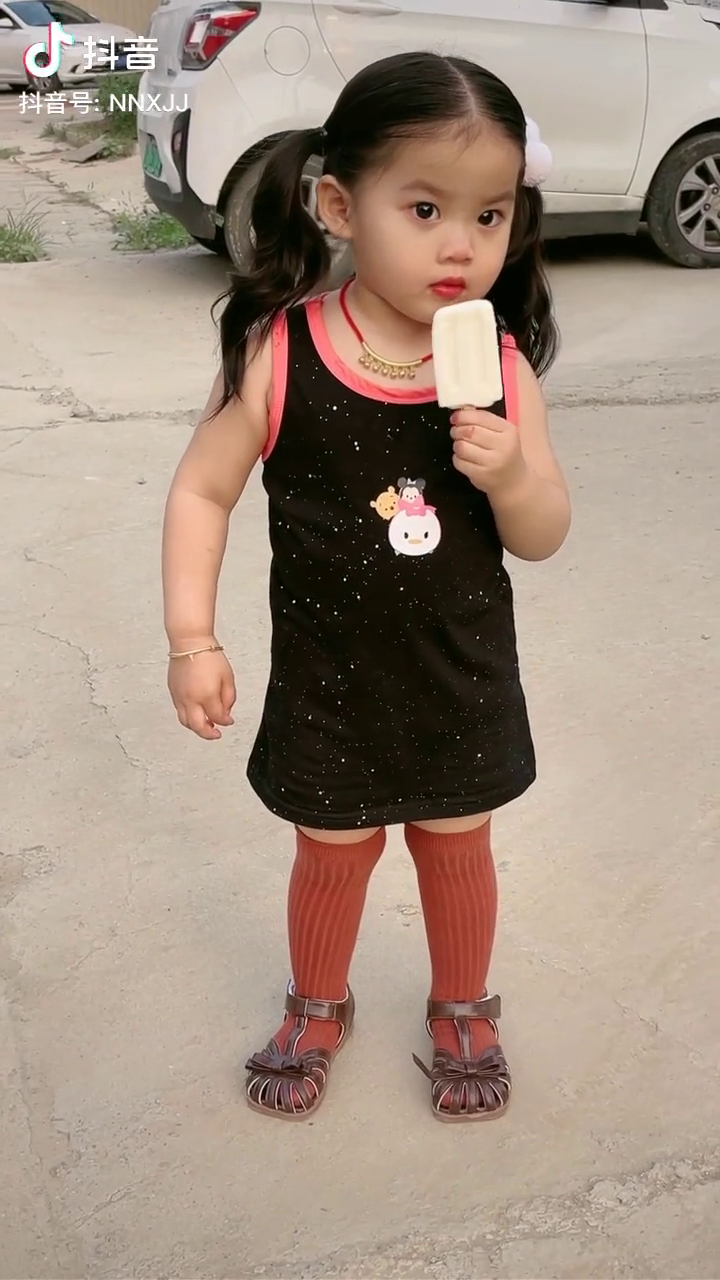
//> input picture frame 52 of Demo/D-ChangeContrast/video/test.mp4, 720 x 1280 px
$ ./changeContrast   (built with g++ and OpenCV 4)
//> lines starting //> are read from the running program, lines starting //| are printed output that depends on the picture
#include <opencv2/opencv.hpp>
#include <iostream>

using namespace cv;
using namespace std;

int main(int argc, char** argv) {
    VideoCapture cap("test.mp4");

    if (cap.isOpened() == false) {
        cout << "Cannot open the video file" << endl;
        cin.get(); //wait for any key press
        return -1;
    }

    String windowNameOriginalImage = "Original Image";
    String windowNameContrastHigh2 = "Contrast Increased by 2";
    String windowNameContrastHigh4 = "Contrast Increased by 4";
    String windowNameContrastLow0_5 = "Contrast Decreased by 0.5";
    String windowNameContrastLow0_25 = "Contrast Decreased by 0.25";

    namedWindow(windowNameOriginalImage, WINDOW_NORMAL);
    namedWindow(windowNameContrastHigh2, WINDOW_NORMAL);
    namedWindow(windowNameContrastHigh4, WINDOW_NORMAL);
    namedWindow(windowNameContrastLow0_5, WINDOW_NORMAL);
    namedWindow(windowNameContrastLow0_25, WINDOW_NORMAL);

    while (true) {
        Mat frame;
        bool bSuccess = cap.read(frame); // read a new frame from video
//> frame is the input picture: 1280 rows x 720 cols, CV_8UC3; mean B, G, R 128.9, 143.3, 162

         //Breaking the while loop at the end of the video
        if (bSuccess == false)
        {
            cout << "Found the end of the video" << endl;
            break;
        }

        Mat frameContrastHigh2;
        frame.convertTo(frameContrastHigh2, -1, 2, 0); //increase the contrast by 2
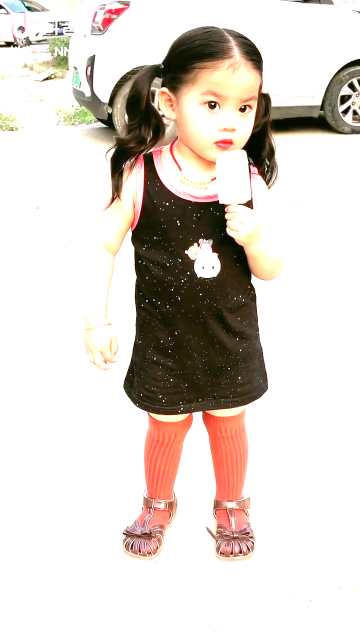
//> frameContrastHigh2: 1280 rows x 720 cols, CV_8UC3 (shown at 1/2 size); mean B, G, R 204.6, 211.6, 219.8

        Mat frameContrastHigh4;
        frame.convertTo(frameContrastHigh4, -1, 4, 0); //increase the contrast by 4
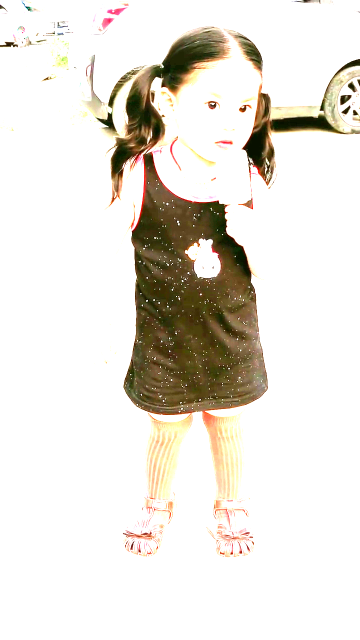
//> frameContrastHigh4: 1280 rows x 720 cols, CV_8UC3 (shown at 1/2 size); mean B, G, R 218.9, 226.7, 231

        Mat frameContrastLow0_5;
        frame.convertTo(frameContrastLow0_5, -1, 0.5, 0); //decrease the contrast by 0.5
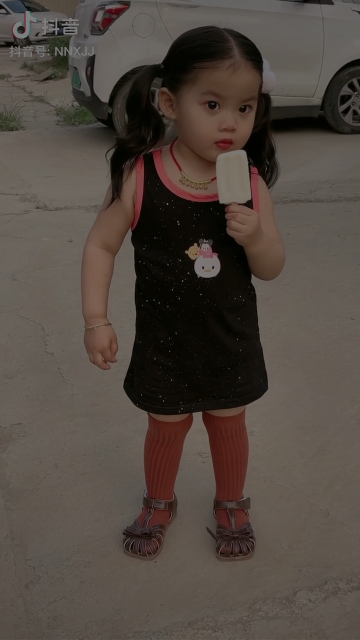
//> frameContrastLow0_5: 1280 rows x 720 cols, CV_8UC3 (shown at 1/2 size); mean B, G, R 64.5, 71.6, 81

        Mat frameContrastLow0_25;
        frame.convertTo(frameContrastLow0_25, -1, 0.25, 0); //decrease the contrast by 0.25
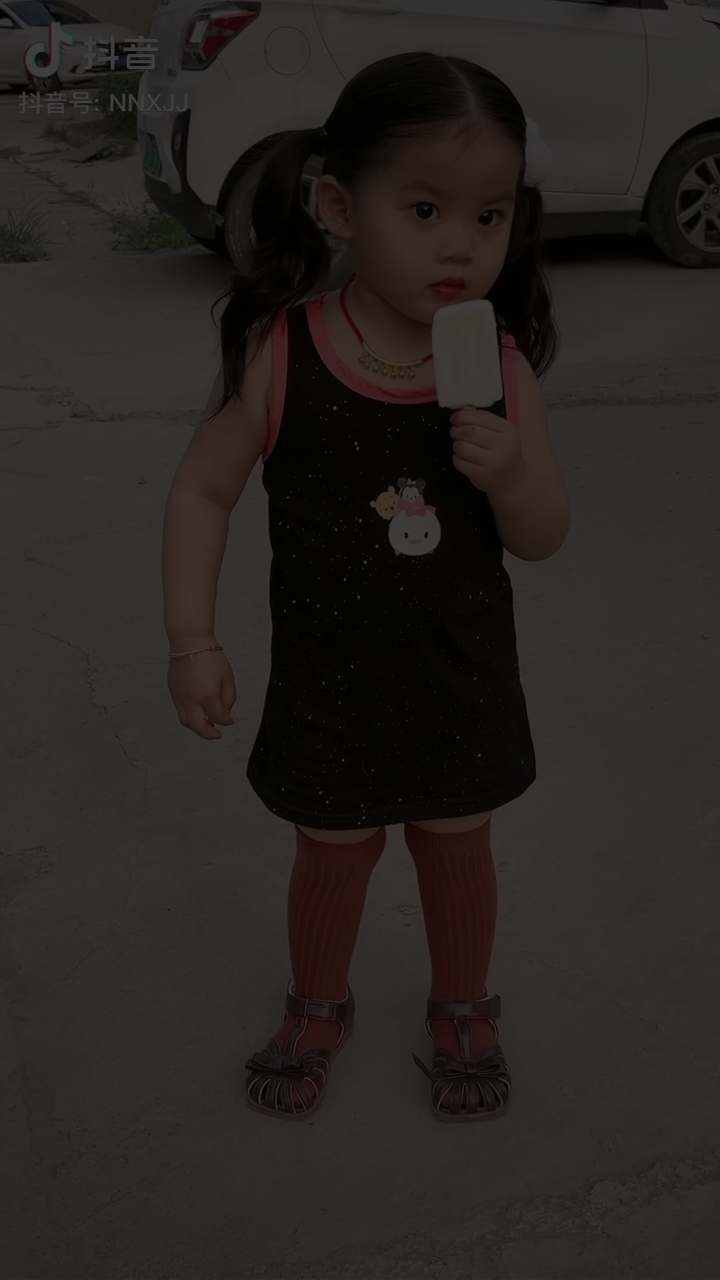
//> frameContrastLow0_25: 1280 rows x 720 cols, CV_8UC3; mean B, G, R 32.2, 35.8, 40.5

        imshow(windowNameOriginalImage, frame);
        imshow(windowNameContrastHigh2, frameContrastHigh2);
        imshow(windowNameContrastHigh4, frameContrastHigh4);
        imshow(windowNameContrastLow0_5, frameContrastLow0_5);
        imshow(windowNameContrastLow0_25, frameContrastLow0_25);

        if (waitKey(10) == 27)
//> the Esc key is pressed
        {
            cout << "Esc key is pressed by user. Stoppig the video" << endl;
            break;
        }
    }

    return 0;
}

$ run again, starting later in the video
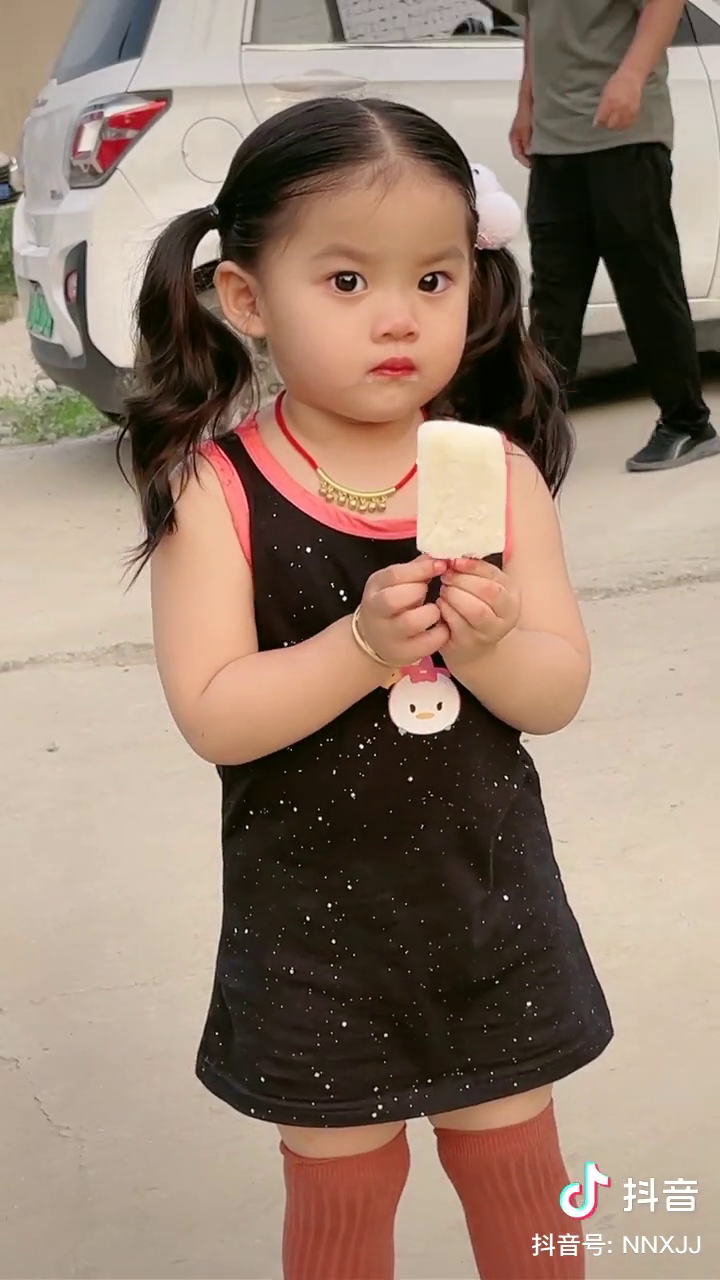
//> input picture frame 235 of Demo/D-ChangeContrast/video/test.mp4, 720 x 1280 px
//> frame is the input picture: 1280 rows x 720 cols, CV_8UC3; mean B, G, R 112.5, 127.8, 149.6
//> `frame.convertTo(frameContrastLow0_5, -1, 0.5, 0);`:
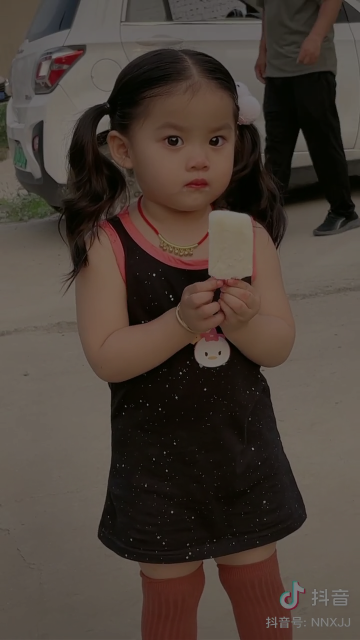
//> frameContrastLow0_5: 1280 rows x 720 cols, CV_8UC3 (shown at 1/2 size); mean B, G, R 56.2, 63.9, 74.8
//> `frame.convertTo(frameContrastLow0_25, -1, 0.25, 0);`:
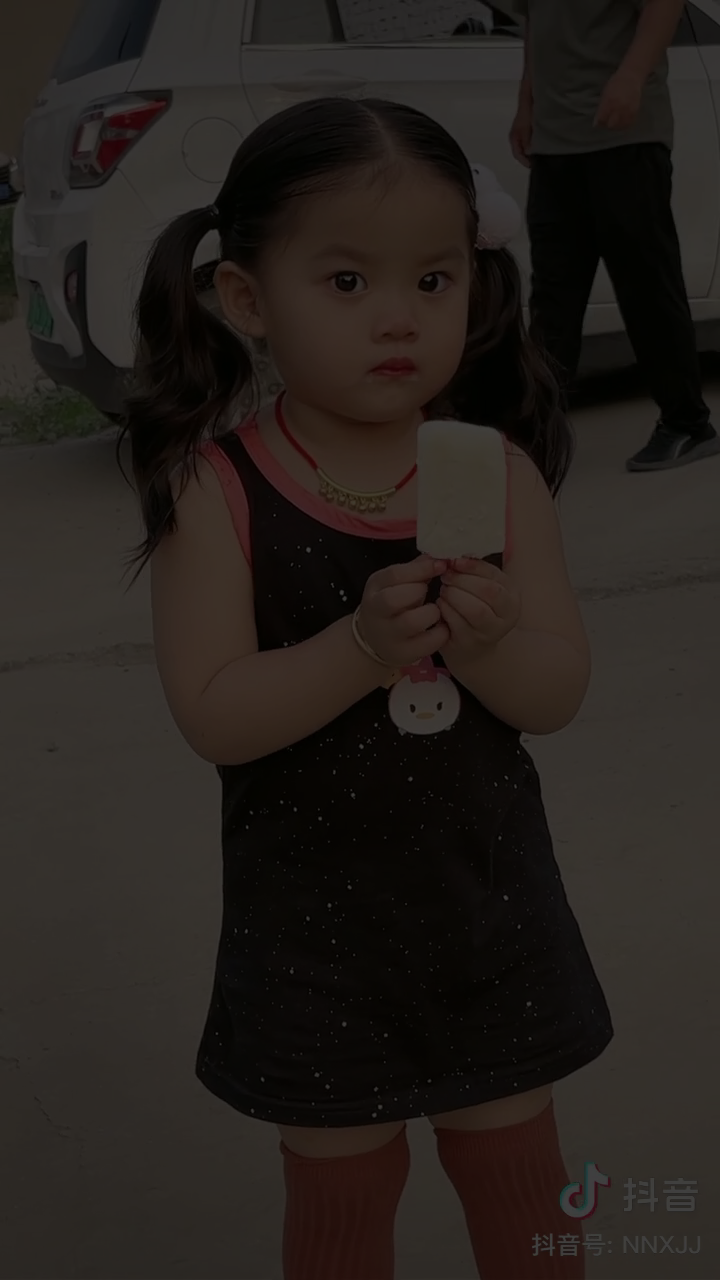
//> frameContrastLow0_25: 1280 rows x 720 cols, CV_8UC3; mean B, G, R 28.1, 32, 37.4

$ run again, starting later in the video
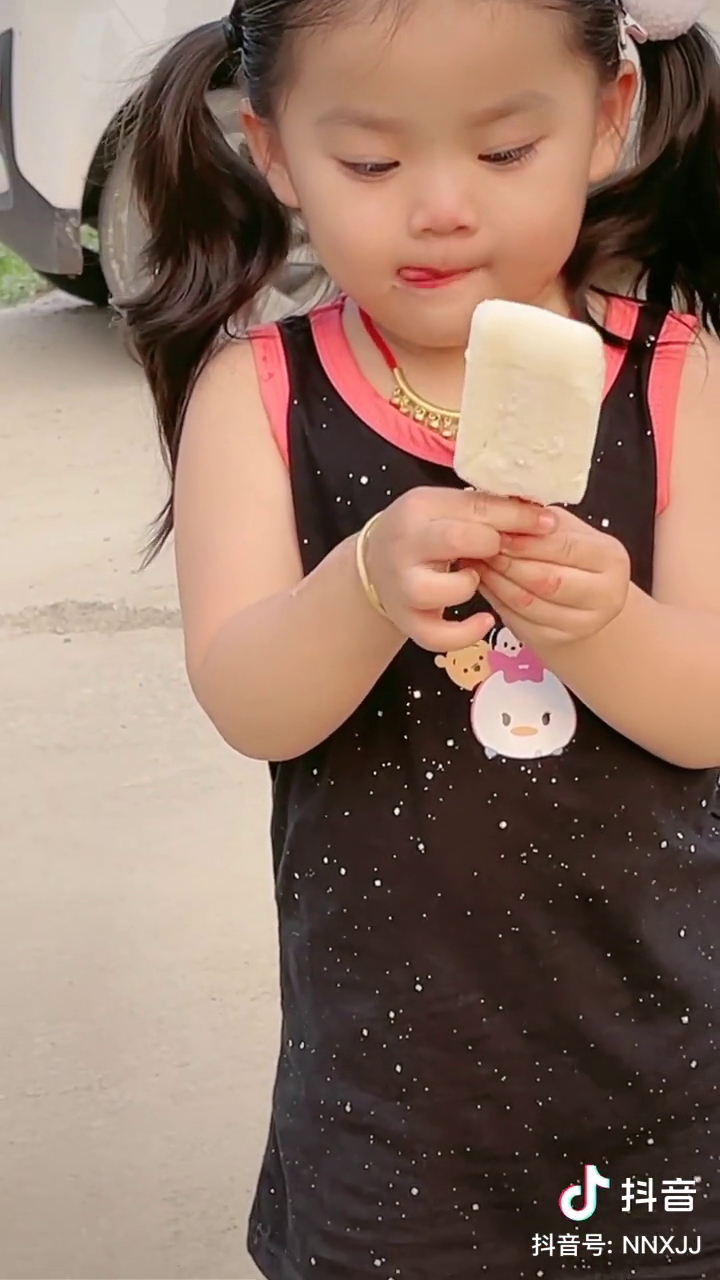
//> input picture frame 418 of Demo/D-ChangeContrast/video/test.mp4, 720 x 1280 px
//> frame is the input picture: 1280 rows x 720 cols, CV_8UC3; mean B, G, R 102, 116, 143.1
//> `frame.convertTo(frameContrastLow0_5, -1, 0.5, 0);`:
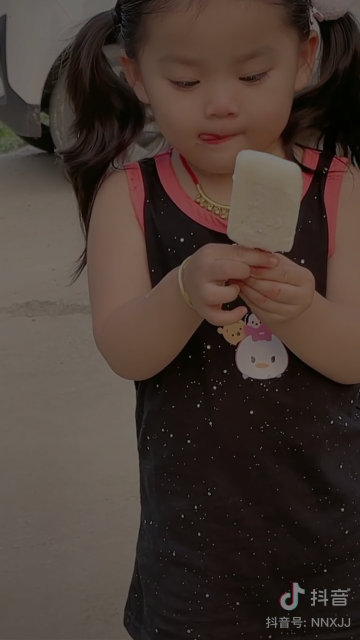
//> frameContrastLow0_5: 1280 rows x 720 cols, CV_8UC3 (shown at 1/2 size); mean B, G, R 51, 58, 71.6
//> `frame.convertTo(frameContrastLow0_25, -1, 0.25, 0);`:
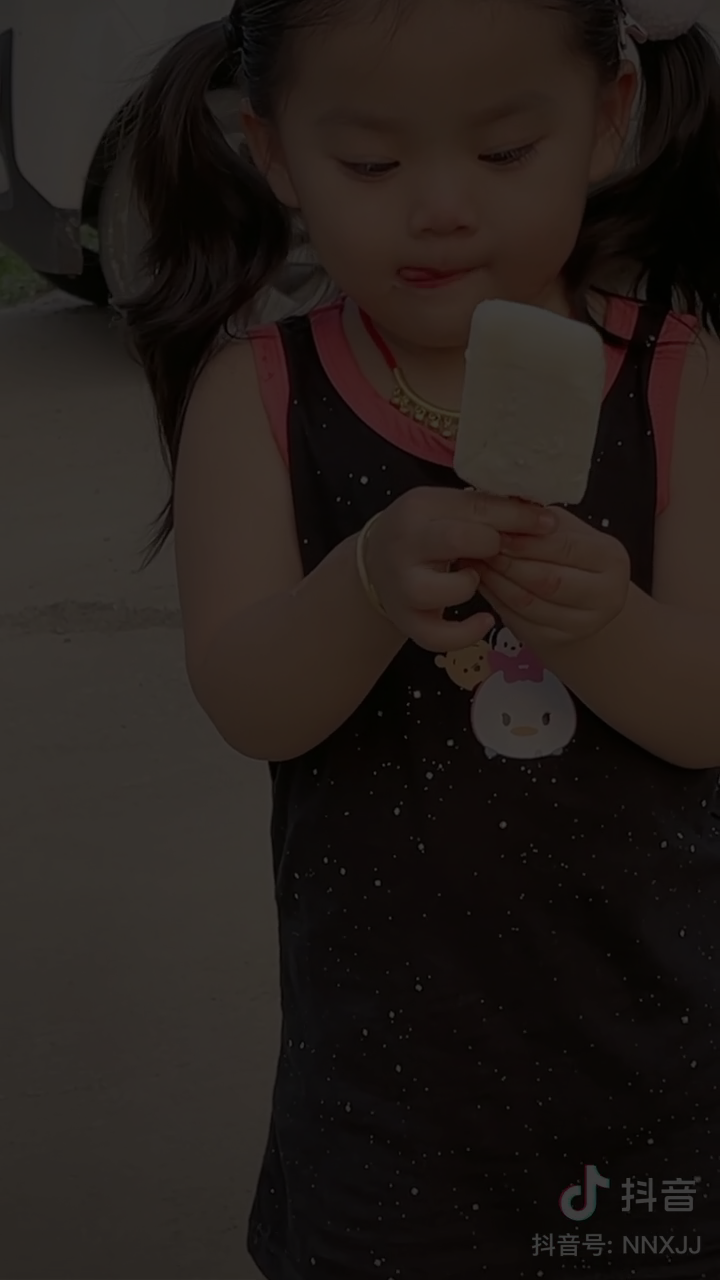
//> frameContrastLow0_25: 1280 rows x 720 cols, CV_8UC3; mean B, G, R 25.5, 29, 35.8
